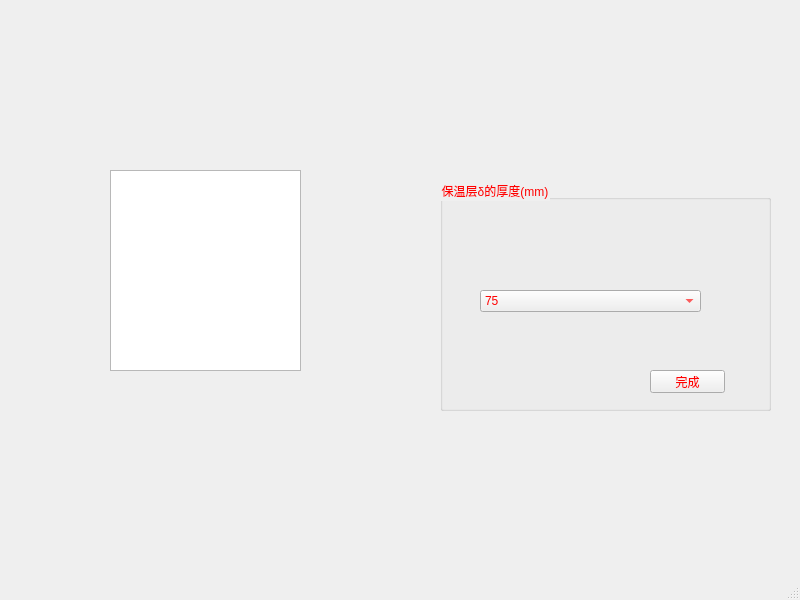
<?xml version="1.0" encoding="UTF-8"?>
<ui version="4.0">
 <class>MainWindow</class>
 <widget class="QMainWindow" name="MainWindow">
  <property name="geometry">
   <rect>
    <x>0</x>
    <y>0</y>
    <width>800</width>
    <height>600</height>
   </rect>
  </property>
  <property name="windowTitle">
   <string>MainWindow</string>
  </property>
  <widget class="QWidget" name="centralwidget">
   <widget class="QGroupBox" name="groupBox">
    <property name="geometry">
     <rect>
      <x>440</x>
      <y>180</y>
      <width>331</width>
      <height>231</height>
     </rect>
    </property>
    <property name="styleSheet">
     <string notr="true">color: rgb(255, 0, 0);
font: 8pt &quot;楷体&quot;;</string>
    </property>
    <property name="title">
     <string>保温层δ的厚度(mm)</string>
    </property>
    <widget class="QComboBox" name="comboBox">
     <property name="geometry">
      <rect>
       <x>40</x>
       <y>110</y>
       <width>221</width>
       <height>22</height>
      </rect>
     </property>
     <item>
      <property name="text">
       <string>75</string>
      </property>
     </item>
     <item>
      <property name="text">
       <string>65</string>
      </property>
     </item>
     <item>
      <property name="text">
       <string>55</string>
      </property>
     </item>
     <item>
      <property name="text">
       <string>40</string>
      </property>
     </item>
     <item>
      <property name="text">
       <string>30</string>
      </property>
     </item>
     <item>
      <property name="text">
       <string>25</string>
      </property>
     </item>
    </widget>
    <widget class="QPushButton" name="fff">
     <property name="geometry">
      <rect>
       <x>210</x>
       <y>190</y>
       <width>75</width>
       <height>23</height>
      </rect>
     </property>
     <property name="text">
      <string>完成</string>
     </property>
    </widget>
   </widget>
   <widget class="QGraphicsView" name="graphicsView">
    <property name="geometry">
     <rect>
      <x>110</x>
      <y>170</y>
      <width>191</width>
      <height>201</height>
     </rect>
    </property>
    <property name="styleSheet">
     <string notr="true">border-image: url(:/wuding1/8.png);</string>
    </property>
   </widget>
  </widget>
  <widget class="QMenuBar" name="menubar">
   <property name="geometry">
    <rect>
     <x>0</x>
     <y>0</y>
     <width>800</width>
     <height>22</height>
    </rect>
   </property>
  </widget>
  <widget class="QStatusBar" name="statusbar"/>
 </widget>
 <resources>
  <include location="../pic/wuding.qrc"/>
 </resources>
 <connections/>
</ui>
